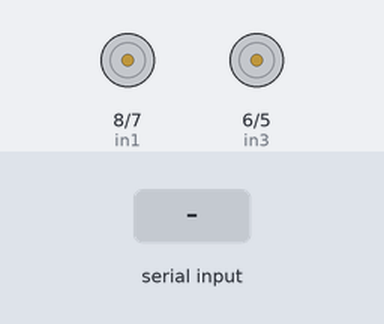
The sketch below on a simulated Arduino Uno, built with avr-gcc and run on an emulated ATmega328P. On the bench: motor-driver pin pairs drawn as motors (green arrow = first pin HIGH = forward, orange = second pin HIGH = backward, longer = more drive, scaled by the enable pin). The inputs (shaded band) are chosen by the test bench.

Above: at 1.2 s.
1.3 s: "F" received over Serial
At 2.5 s:
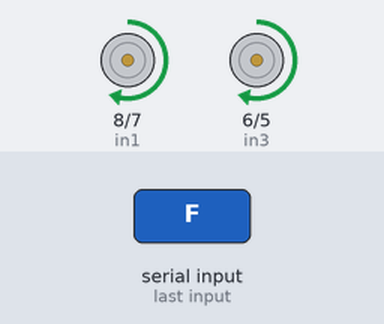
2.8 s: byte 48 ('0') received over Serial
At 3.6 s:
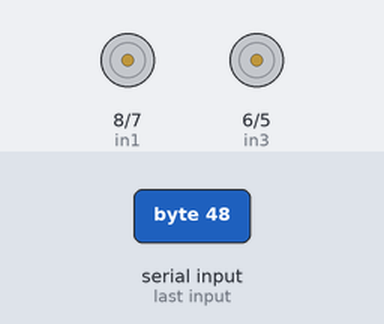
4.3 s: byte 49 ('1') received over Serial
At 4.8 s:
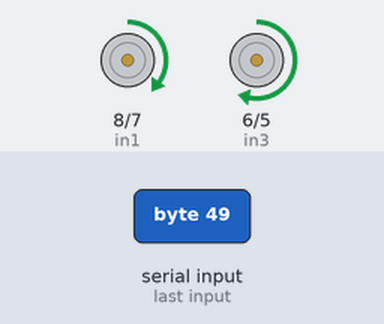
5.8 s: byte 51 ('3') received over Serial
At 7.0 s:
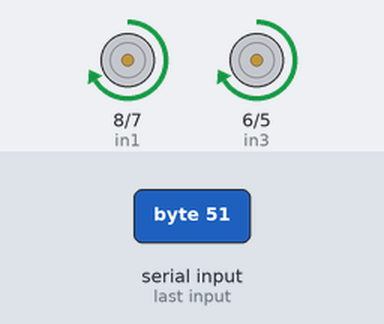
7.3 s: "B" received over Serial
At 8.2 s:
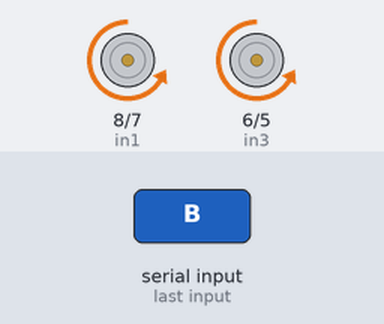
8.8 s: byte 50 ('2') received over Serial
At 9.4 s:
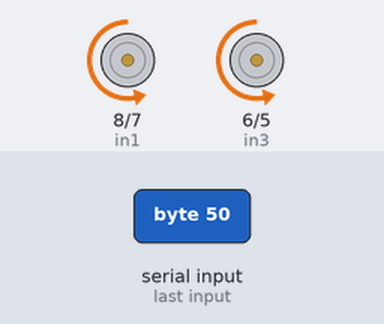
Timing chart, 0 to 11.3 s (numbered marks = the images above; inputs shaded):
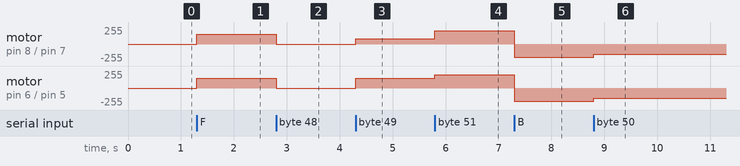

The sketch:

fullcode.ino
```cpp
// Motors
#define enA 9
#define enB 10
#define in1 8
#define in2 7
#define in3 6
#define in4 5

// HC-05/HC-06 direct connection
// HC-05/HC-06 TX -> Arduino RX (pin 0)
// HC-05/HC-06 RX -> Arduino TX (pin 1)

// Speed control (0-255)
int motorSpeed = 150; // Default speed
char command;

void setup() {
  // Motors
  pinMode(enA, OUTPUT);
  pinMode(enB, OUTPUT);
  pinMode(in1, OUTPUT);
  pinMode(in2, OUTPUT);
  pinMode(in3, OUTPUT);
  pinMode(in4, OUTPUT);

  // Set initial motor speeds
  analogWrite(enA, motorSpeed);
  analogWrite(enB, motorSpeed);

  // Serial for Bluetooth communication (HC-05/HC-06)
  Serial.begin(9600);
}

void loop() {
  if (Serial.available()) {
    command = Serial.read();

    switch(command) {
      case 'F': case 'f': moveF(); break;
      case 'B': case 'b': moveB(); break;
      case 'R': case 'r': moveR(); break;
      case 'L': case 'l': moveL(); break;
      case 'S': case 's': stop(); break;

      // Speed control
      case '0': setSpeed(0); break;
      case '1': setSpeed(80); break;
      case '2': setSpeed(150); break;
      case '3': setSpeed(200); break;
      case '4': setSpeed(255); break;
    }
  }
}

void setSpeed(int speed) {
  motorSpeed = speed;
  analogWrite(enA, motorSpeed);
  analogWrite(enB, motorSpeed);
}

// Control functions
void moveF() {
  digitalWrite(in1, HIGH);
  digitalWrite(in2, LOW);
  digitalWrite(in3, HIGH);
  digitalWrite(in4, LOW);
}

void moveB() {
  digitalWrite(in1, LOW);
  digitalWrite(in2, HIGH);
  digitalWrite(in3, LOW);
  digitalWrite(in4, HIGH);
}

void moveR() {
  digitalWrite(in1, HIGH);
  digitalWrite(in2, LOW);
  digitalWrite(in3, LOW);
  digitalWrite(in4, HIGH);
}

void moveL() {
  digitalWrite(in1, LOW);
  digitalWrite(in2, HIGH);
  digitalWrite(in3, HIGH);
  digitalWrite(in4, LOW);
}

void stop() {
  digitalWrite(in1, LOW);
  digitalWrite(in2, LOW);
  digitalWrite(in3, LOW);
  digitalWrite(in4, LOW);
}
```

Measured:
- after the input at 1.3 s, motor on pin 8 (in1) / pin 7 (in2), motor on pin 6 (in3) / pin 5 (in4): stopped → forward 150/255 at once
- after the input at 2.8 s, motor on pin 8 (in1) / pin 7 (in2), motor on pin 6 (in3) / pin 5 (in4): forward 150/255 → stopped at once
- after the input at 4.3 s, motor on pin 8 (in1) / pin 7 (in2): stopped → forward 80/255 at once; motor on pin 6 (in3) / pin 5 (in4): stopped → forward 150/255 at once
- after the input at 5.8 s, motor on pin 8 (in1) / pin 7 (in2): forward 80/255 → forward 200/255 at once; motor on pin 6 (in3) / pin 5 (in4): forward 150/255 → forward 200/255 at once
- after the input at 7.3 s, motor on pin 8 (in1) / pin 7 (in2), motor on pin 6 (in3) / pin 5 (in4): forward 200/255 → backward 200/255 at once
- after the input at 8.8 s, motor on pin 8 (in1) / pin 7 (in2), motor on pin 6 (in3) / pin 5 (in4): backward 200/255 → backward 150/255 at once
